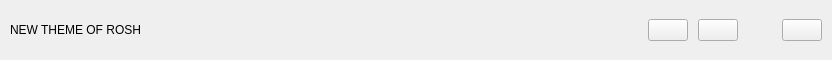
<?xml version='1.0' encoding='utf-8'?>
<ui version="4.0">
 <class>CustomComponent</class>
 <widget class="QCustomComponent" name="CustomComponent">
  <property name="geometry">
   <rect>
    <x>0</x>
    <y>0</y>
    <width>832</width>
    <height>60</height>
   </rect>
  </property>
  <property name="windowTitle">
   <string>CustomComponent</string>
  </property>
  <layout class="QHBoxLayout" name="horizontalLayout">
   <property name="spacing">
    <number>10</number>
   </property>
   <property name="leftMargin">
    <number>10</number>
   </property>
   <property name="topMargin">
    <number>10</number>
   </property>
   <property name="rightMargin">
    <number>10</number>
   </property>
   <property name="bottomMargin">
    <number>10</number>
   </property>
   <item alignment="Qt::AlignmentFlag::AlignLeft">
    <widget class="QLabel" name="label">
     <property name="text">
      <string>NEW THEME OF ROSH</string>
     </property>
    </widget>
   </item>
   <item alignment="Qt::AlignmentFlag::AlignRight">
    <widget class="QWidget" name="widget" native="true">
     <layout class="QHBoxLayout" name="horizontalLayout_2">
      <property name="spacing">
       <number>10</number>
      </property>
      <property name="leftMargin">
       <number>0</number>
      </property>
      <property name="topMargin">
       <number>0</number>
      </property>
      <property name="rightMargin">
       <number>0</number>
      </property>
      <property name="bottomMargin">
       <number>0</number>
      </property>
      <item>
       <widget class="QPushButton" name="pushButton">
        <property name="text">
         <string />
        </property>
        <property name="icon">
         <iconset resource="../Qss/icons/_icons.qrc">
          <normaloff>:/material_design/icons/material_design/search.png</normaloff>:/material_design/icons/material_design/search.png</iconset>
        </property>
       </widget>
      </item>
      <item>
       <widget class="QPushButton" name="pushButton_2">
        <property name="text">
         <string />
        </property>
        <property name="icon">
         <iconset resource="../Qss/icons/_icons.qrc">
          <normaloff>:/material_design/icons/material_design/notifications.png</normaloff>:/material_design/icons/material_design/notifications.png</iconset>
        </property>
       </widget>
      </item>
      <item>
       <widget class="QAvatarWidget" name="customAvatar">
        <property name="minimumSize">
         <size>
          <width>24</width>
          <height>24</height>
         </size>
        </property>
        <property name="maximumSize">
         <size>
          <width>24</width>
          <height>24</height>
         </size>
        </property>
       </widget>
      </item>
      <item>
       <widget class="QPushButton" name="pushButton_3">
        <property name="text">
         <string />
        </property>
        <property name="icon">
         <iconset resource="../Qss/icons/_icons.qrc">
          <normaloff>:/material_design/icons/material_design/settings.png</normaloff>:/material_design/icons/material_design/settings.png</iconset>
        </property>
       </widget>
      </item>
     </layout>
    </widget>
   </item>
  </layout>
 </widget>
 <customwidgets>
  <customwidget>
   <class>QAvatarWidget</class>
   <extends>QFrame</extends>
   <header>Custom_Widgets.QAvatarWidget</header>
  </customwidget>
  <customwidget>
   <class>QCustomComponent</class>
   <extends>QWidget</extends>
   <header>Custom_Widgets.QCustomComponent</header>
   <container>1</container>
  </customwidget>
 <customwidget><class>QPushButton</class><extends>QPushButton</extends><header location="global">Custom_Widgets.Theme.h</header><container>1</container></customwidget><customwidget><class>QLabel</class><extends>QLabel</extends><header location="global">Custom_Widgets.Theme.h</header><container>1</container></customwidget></customwidgets>
 <connections />
</ui>
